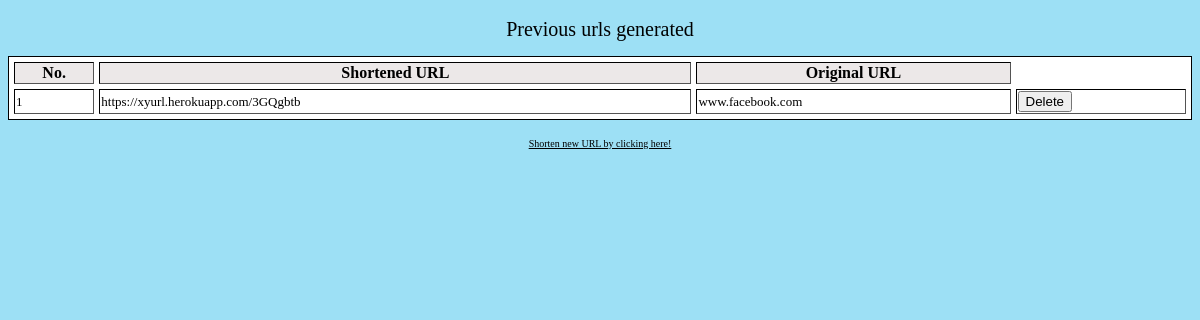
Page /prevURLs on the earlier database version.
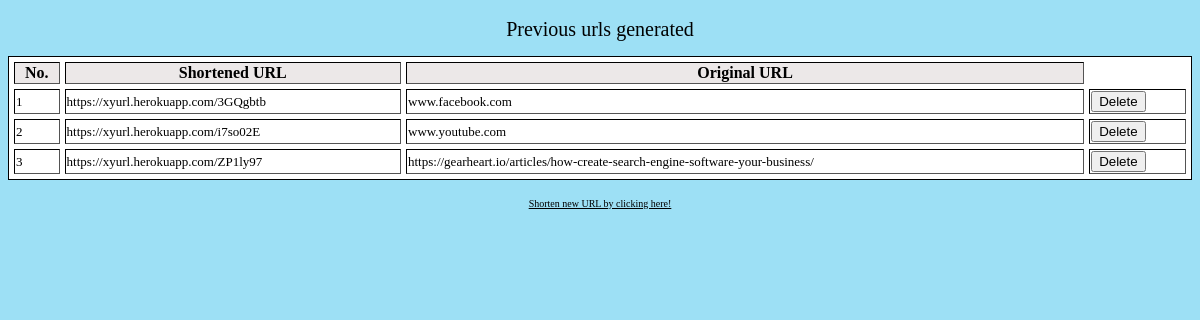
Same page on the later database version.
### shortner_server.py (models this page shows, shortened)
class URLS(db.Model):
    id = db.Column(db.Integer, primary_key=True)
    email = db.Column(db.String(50), unique =True,nullable=True)
    shortURL = db.Column(db.String(30), unique=True, nullable=False)
    originalURL = db.Column(db.String(1000), unique=False, nullable=False)
    created_at = db.Column(db.DateTime,default=datetime.utcnow)

### shortner_server.py (the view, shortened to what this page needs)
@app.route('/prevURLs',methods=["GET","POST"])
def prev():
    past_urls = URLS.query.order_by(URLS.created_at)
    return render_template('prev.html',past_urls = past_urls)

### templates/prev.html (shortened to what this page needs)
<!DOCTYPE html>
<html lang="en">
<head>
    <link rel= "stylesheet" type= "text/css" href= "{{ url_for('static',filename='styles/prev.css') }}">
</head>
<body style="background-color: rgb(157, 224, 245);">
    <table class= table border="2">
        <caption>Previous urls generated</caption>
        <tr>
            <th>No.</th>
            <th>Shortened URL</th>
            <th>Original URL</th>
        </tr>
        {% for url in past_urls %}
        <tr>
            <td>{{loop.index}}</td>
            <td>{{url.shortURL}}</td>
            <td>{{url.originalURL}}</td>
            <td>
                <form method="POST">
                <input type="submit" name="deleteButton" data-status={{url.shortURL}} value="Delete">
                </form>
            </td>
        </tr>
        {%endfor%}
    </table>
<br>
<a id="newURL" href='/'>Shorten new URL by clicking here!</a>
<br>
</body>
</html>

### static/styles/prev.css (style rules this page uses)
.table { border: 1px solid black; width: 100%; border-spacing: 5px; background-color: rgb(255, 255, 255); }
table tr th { background-color: rgb(236, 232, 232); }
table tr td { font-size: small; }
table caption { font-size: 20px; margin: .5em 0 .75em; }
[id=newURL] { display: block; margin-left: auto; margin-right: auto; width: 50%; color: rgb(0, 0, 0); text-align: center; font-size: 10px; }

Differences in the rows shown:
added URLS: shortURL "https://xyurl.herokuapp.com/i7so02E", originalURL "www.youtube.com"
added URLS: shortURL "https://xyurl.herokuapp.com/ZP1ly97", originalURL "https://gearheart.io/articles/how-create-search-engine-software-your-business/"
